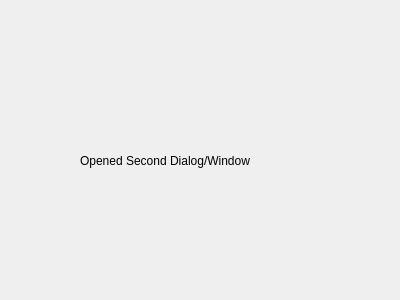
<?xml version="1.0" encoding="UTF-8"?>
<ui version="4.0">
 <class>SecDialog</class>
 <widget class="QDialog" name="SecDialog">
  <property name="geometry">
   <rect>
    <x>0</x>
    <y>0</y>
    <width>400</width>
    <height>300</height>
   </rect>
  </property>
  <property name="windowTitle">
   <string>Dialog</string>
  </property>
  <widget class="QLabel" name="label">
   <property name="geometry">
    <rect>
     <x>80</x>
     <y>90</y>
     <width>211</width>
     <height>141</height>
    </rect>
   </property>
   <property name="text">
    <string>Opened Second Dialog/Window</string>
   </property>
  </widget>
 </widget>
 <resources/>
 <connections/>
</ui>
